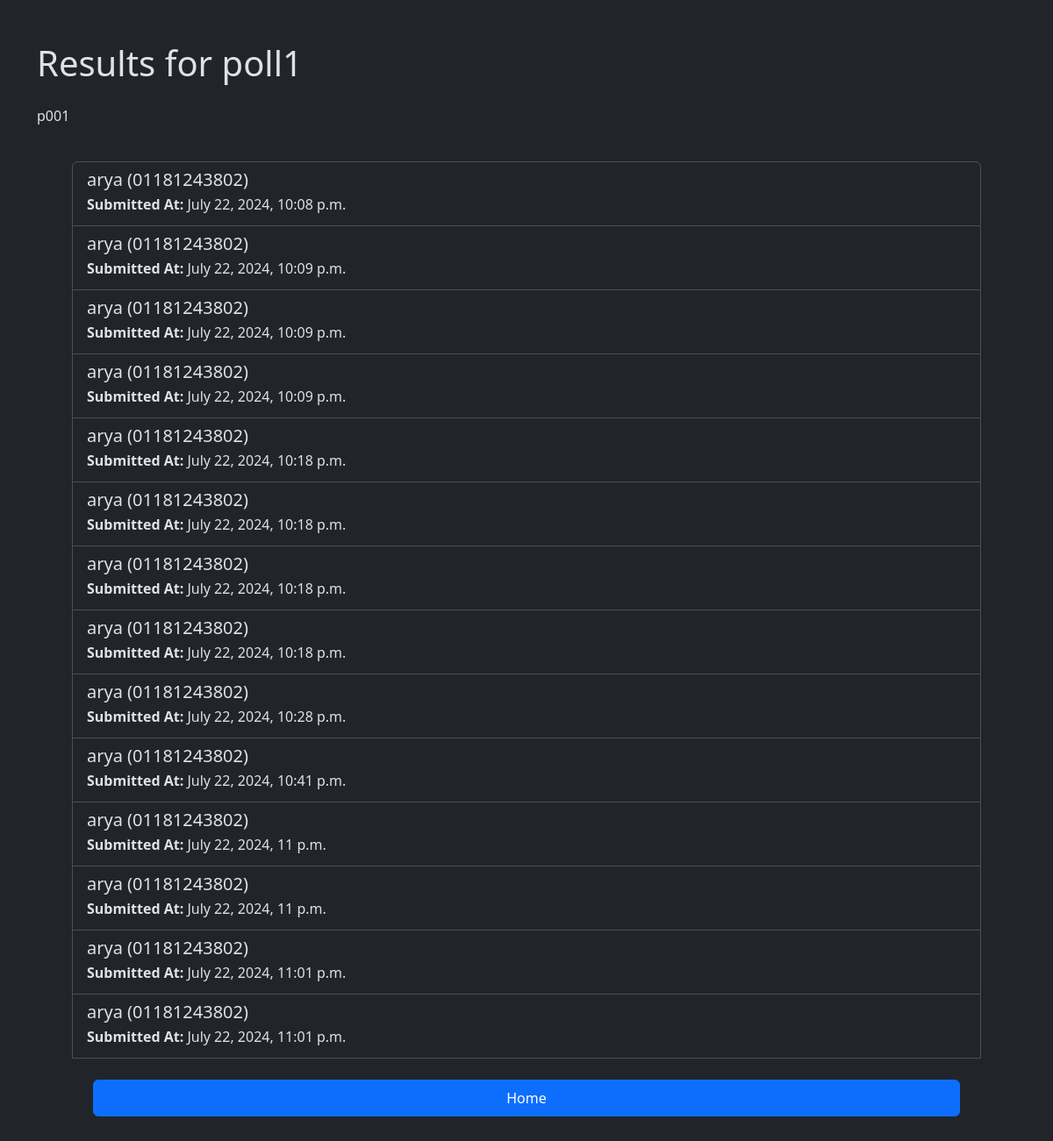
Page /poll/1/results/ on the committed database.
### home/models.py (models this page shows, shortened)
class Poll(models.Model):
    title = models.CharField(max_length=200)
    description = models.TextField()
    created_at = models.DateTimeField(auto_now_add=True)
    valid_till = models.DateTimeField()

class Response(models.Model):
    user_info = models.ForeignKey(UserInfo, on_delete=models.CASCADE)
    poll = models.ForeignKey(Poll, on_delete=models.CASCADE)
    score = models.IntegerField(default=0)
    submit_time = models.DateTimeField(auto_now_add=True,null=True ,blank=True)  # Changed to DateTimeField for precision

class UserInfo(models.Model):
    name = models.CharField(max_length=100)
    phone_number = models.CharField(max_length=15)

### home/views.py (the view)
# urls.py: path('poll/<int:poll_id>/results/', views.poll_results, name='poll_results'),
def poll_results(request, poll_id):
    poll = get_object_or_404(Poll, pk=poll_id)
    responses = Response.objects.filter(poll=poll)
    return render(request, 'polls/poll_results.html', {'poll': poll, 'responses': responses})

### home/templates/polls/poll_results.html (shortened to what this page needs)
{% extends "layout.html" %}
{% block content %}
<div class="container mt-5">
    <h1 class="mb-4">Results for {{ poll.title }}</h1>
    <p>{{ poll.description }}</p>
    <div class="list-group p-4 m-3">
        {% for response in responses %}
            <div class="list-group-item">
                <h5 class="mb-1">{{ response.user_info.name }} ({{ response.user_info.phone_number }})</h5>
                <p class="mb-1"><strong>Submitted At:</strong> {{ response.submit_time }}</p>
            </div>
        {% endfor %}
        <a href="{% url 'index' %}" class='btn btn-primary m-4 p-2'>Home</a>
    </div>
</div>
{% endblock %}

### rows in the picture
Poll: title "poll1", description "p001"
Response: user_info.name "arya", user_info.phone_number "01181243802", submit_time "July 22, 2024, 10:08 p.m."
Response: user_info.name "arya", user_info.phone_number "01181243802", submit_time "July 22, 2024, 10:09 p.m."
Response: user_info.name "arya", user_info.phone_number "01181243802", submit_time "July 22, 2024, 10:09 p.m."
Response: user_info.name "arya", user_info.phone_number "01181243802", submit_time "July 22, 2024, 10:09 p.m."
Response: user_info.name "arya", user_info.phone_number "01181243802", submit_time "July 22, 2024, 10:18 p.m."
Response: user_info.name "arya", user_info.phone_number "01181243802", submit_time "July 22, 2024, 10:18 p.m."
Response: user_info.name "arya", user_info.phone_number "01181243802", submit_time "July 22, 2024, 10:18 p.m."
Response: user_info.name "arya", user_info.phone_number "01181243802", submit_time "July 22, 2024, 10:18 p.m."
Response: user_info.name "arya", user_info.phone_number "01181243802", submit_time "July 22, 2024, 10:28 p.m."
Response: user_info.name "arya", user_info.phone_number "01181243802", submit_time "July 22, 2024, 10:41 p.m."
Response: user_info.name "arya", user_info.phone_number "01181243802", submit_time "July 22, 2024, 11 p.m."
Response: user_info.name "arya", user_info.phone_number "01181243802", submit_time "July 22, 2024, 11 p.m."
Response: user_info.name "arya", user_info.phone_number "01181243802", submit_time "July 22, 2024, 11:01 p.m."
Response: user_info.name "arya", user_info.phone_number "01181243802", submit_time "July 22, 2024, 11:01 p.m."
